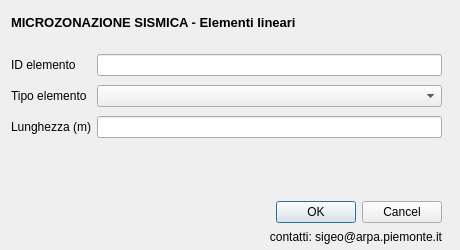
<?xml version="1.0" encoding="UTF-8"?>
<ui version="4.0">
 <class>Dialog</class>
 <widget class="QDialog" name="Dialog">
  <property name="geometry">
   <rect>
    <x>0</x>
    <y>0</y>
    <width>460</width>
    <height>250</height>
   </rect>
  </property>
  <property name="minimumSize">
   <size>
    <width>460</width>
    <height>250</height>
   </size>
  </property>
  <property name="maximumSize">
   <size>
    <width>460</width>
    <height>250</height>
   </size>
  </property>
  <property name="windowTitle">
   <string>Dialog</string>
  </property>
  <widget class="QWidget" name="layoutWidget">
   <property name="geometry">
    <rect>
     <x>11</x>
     <y>11</y>
     <width>431</width>
     <height>22</height>
    </rect>
   </property>
   <layout class="QHBoxLayout" name="horizontalLayout">
    <item>
     <widget class="QLabel" name="label_6">
      <property name="font">
       <font>
        <pointsize>10</pointsize>
        <weight>75</weight>
        <bold>true</bold>
       </font>
      </property>
      <property name="text">
       <string>MICROZONAZIONE SISMICA - Elementi lineari</string>
      </property>
     </widget>
    </item>
    <item>
     <spacer name="horizontalSpacer">
      <property name="orientation">
       <enum>Qt::Horizontal</enum>
      </property>
      <property name="sizeHint" stdset="0">
       <size>
        <width>40</width>
        <height>20</height>
       </size>
      </property>
     </spacer>
    </item>
   </layout>
  </widget>
  <widget class="QWidget" name="">
   <property name="geometry">
    <rect>
     <x>11</x>
     <y>51</y>
     <width>431</width>
     <height>91</height>
    </rect>
   </property>
   <layout class="QGridLayout" name="gridLayout">
    <item row="0" column="0">
     <widget class="QLabel" name="label_3">
      <property name="toolTip">
       <string/>
      </property>
      <property name="statusTip">
       <string/>
      </property>
      <property name="whatsThis">
       <string/>
      </property>
      <property name="text">
       <string>ID elemento</string>
      </property>
     </widget>
    </item>
    <item row="0" column="1">
     <widget class="QLineEdit" name="id_el">
      <property name="toolTip">
       <string extracomment="pippo"/>
      </property>
      <property name="whatsThis">
       <string/>
      </property>
     </widget>
    </item>
    <item row="1" column="0">
     <widget class="QLabel" name="label">
      <property name="text">
       <string>Tipo elemento</string>
      </property>
     </widget>
    </item>
    <item row="1" column="1">
     <widget class="QComboBox" name="tipo_el"/>
    </item>
    <item row="2" column="0">
     <widget class="QLabel" name="label_2">
      <property name="text">
       <string>Lunghezza (m)</string>
      </property>
     </widget>
    </item>
    <item row="2" column="1">
     <widget class="QLineEdit" name="shape_leng"/>
    </item>
   </layout>
  </widget>
  <widget class="QWidget" name="">
   <property name="geometry">
    <rect>
     <x>11</x>
     <y>201</y>
     <width>431</width>
     <height>44</height>
    </rect>
   </property>
   <layout class="QGridLayout" name="gridLayout_2">
    <item row="0" column="0" rowspan="2">
     <widget class="QLabel" name="label_10">
      <property name="font">
       <font>
        <family>Arial</family>
        <italic>true</italic>
       </font>
      </property>
      <property name="text">
       <string/>
      </property>
      <property name="pixmap">
       <pixmap>resources/arpa.gif</pixmap>
      </property>
     </widget>
    </item>
    <item row="0" column="1" rowspan="2">
     <widget class="QLabel" name="label_16">
      <property name="text">
       <string/>
      </property>
      <property name="pixmap">
       <pixmap>resources/rp.gif</pixmap>
      </property>
     </widget>
    </item>
    <item row="0" column="2">
     <widget class="QDialogButtonBox" name="buttonBox">
      <property name="orientation">
       <enum>Qt::Horizontal</enum>
      </property>
      <property name="standardButtons">
       <set>QDialogButtonBox::Cancel|QDialogButtonBox::Ok</set>
      </property>
     </widget>
    </item>
    <item row="1" column="2">
     <widget class="QLabel" name="label_17">
      <property name="text">
       <string>contatti: sigeo@arpa.piemonte.it</string>
      </property>
      <property name="alignment">
       <set>Qt::AlignRight|Qt::AlignTrailing|Qt::AlignVCenter</set>
      </property>
     </widget>
    </item>
   </layout>
  </widget>
  <zorder>layoutWidget</zorder>
  <zorder>layoutWidget</zorder>
  <zorder>layoutWidget</zorder>
  <zorder>layoutWidget</zorder>
  <zorder>layoutWidget</zorder>
 </widget>
 <resources/>
 <connections>
  <connection>
   <sender>buttonBox</sender>
   <signal>accepted()</signal>
   <receiver>Dialog</receiver>
   <slot>accept()</slot>
   <hints>
    <hint type="sourcelabel">
     <x>248</x>
     <y>254</y>
    </hint>
    <hint type="destinationlabel">
     <x>157</x>
     <y>274</y>
    </hint>
   </hints>
  </connection>
  <connection>
   <sender>buttonBox</sender>
   <signal>rejected()</signal>
   <receiver>Dialog</receiver>
   <slot>reject()</slot>
   <hints>
    <hint type="sourcelabel">
     <x>316</x>
     <y>260</y>
    </hint>
    <hint type="destinationlabel">
     <x>286</x>
     <y>274</y>
    </hint>
   </hints>
  </connection>
 </connections>
</ui>
